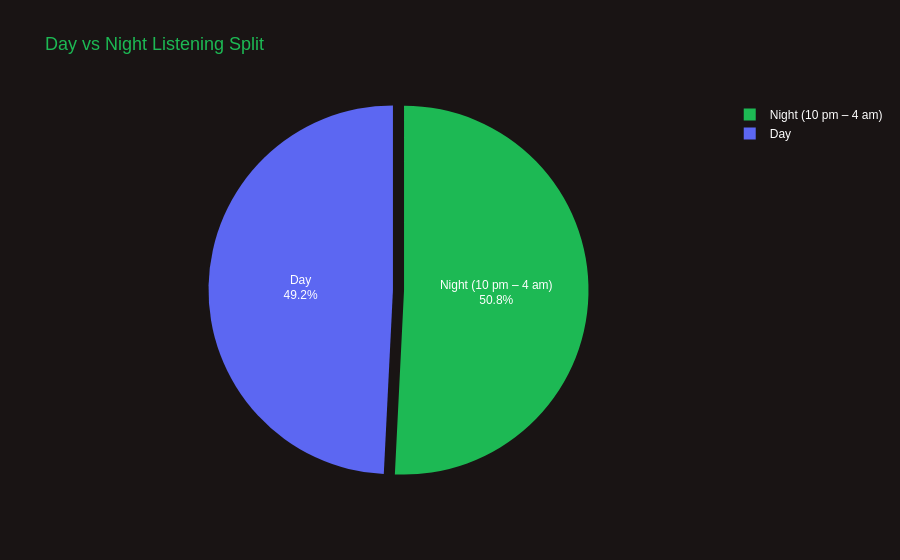

Source (notebook cell):
### Code cell
# ── Day vs Night split ──
period_hours = df.groupby('period')['hours_played'].sum().reset_index()
period_hours.columns = ['period', 'hours']
period_hours['pct'] = period_hours['hours'] / period_hours['hours'].sum() * 100

fig = px.pie(
    period_hours, names='period', values='hours',
    color_discrete_sequence=[SPOTIFY_GREEN, '#5c67f2'],
    title='Day vs Night Listening Split',
)
fig.update_traces(textinfo='label+percent', pull=[0.03, 0.03])
fig.update_layout(**PLOTLY_TEMPLATE['layout'], height=400)
fig.show()

print(period_hours.to_string(index=False))

### Figure 1 — Plotly figure (JSON) as saved in the notebook; plotly's stock layout.template omitted (floating-point values rounded to 4 significant figures)
{"data": [{"domain": {"x": [0, 1], "y": [0, 1]}, "hovertemplate": "period=%{label}<br>hours=%{value}<extra></extra>", "labels": ["Day", "Night (10 pm – 4 am)"], "legendgroup": "", "name": "", "pull": [0.03, 0.03], "showlegend": true, "textinfo": "label+percent", "type": "pie", "values": [876.5, 904.7]}], "layout": {"autosize": true, "font": {"color": "#FFFFFF", "family": "Arial"}, "legend": {"tracegroupgap": 0}, "paper_bgcolor": "#191414", "piecolorway": ["#1DB954", "#5c67f2"], "plot_bgcolor": "#1e1e1e", "title": {"font": {"color": "#1DB954", "size": 18}, "text": "Day vs Night Listening Split"}, "xaxis": {"gridcolor": "#2a2a2a", "zerolinecolor": "#2a2a2a"}, "yaxis": {"gridcolor": "#2a2a2a", "zerolinecolor": "#2a2a2a"}}}
